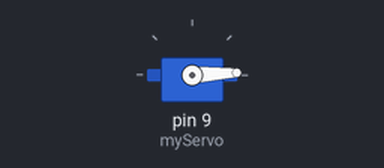
Bench run of a sketch on a simulated Arduino Uno, built with avr-gcc and run on an emulated ATmega328P. Parts: servo.

Above: at 0.05 s.
At 1.3 s:
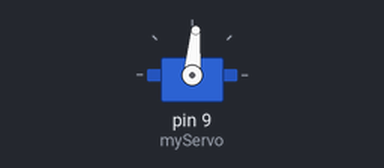
At 2.6 s:
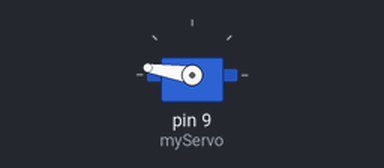
At 5.2 s:
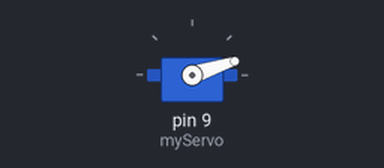
Timing chart, 0 to 7.1 s (numbered marks = the images above):
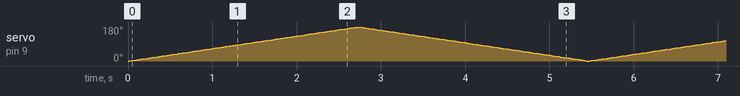

The sketch:

code.ino
```cpp
#include <Servo.h>

Servo myServo;  // Create a Servo object

int angle = 0;  // Variable to store the current angle of the servo
int increment = 1;  // How much to change the angle each loop
int delayTime = 15;  // Delay between updates (ms)

void setup() {
  myServo.attach(9);  // Attach the servo to pin 9
}

void loop() {
  // Move the servo from 0 to 180 degrees
  for (angle = 0; angle <= 180; angle += increment) {
    myServo.write(angle);  // Set the servo position
    delay(delayTime);  // Wait for the servo to reach the position
  }

  // Move the servo from 180 back to 0 degrees
  for (angle = 180; angle >= 0; angle -= increment) {
    myServo.write(angle);  // Set the servo position
    delay(delayTime);  // Wait for the servo to reach the position
  }
}
```
